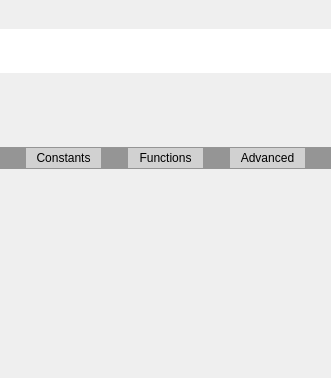
<?xml version="1.0" encoding="UTF-8"?>
<ui version="4.0">
 <class>Calculator</class>
 <widget class="QWidget" name="Calculator">
  <property name="geometry">
   <rect>
    <x>0</x>
    <y>0</y>
    <width>331</width>
    <height>378</height>
   </rect>
  </property>
  <property name="windowTitle">
   <string>Form</string>
  </property>
  <property name="styleSheet">
   <string notr="true"/>
  </property>
  <layout class="QVBoxLayout" name="verticalLayout">
   <property name="spacing">
    <number>0</number>
   </property>
   <property name="leftMargin">
    <number>0</number>
   </property>
   <property name="topMargin">
    <number>0</number>
   </property>
   <property name="rightMargin">
    <number>0</number>
   </property>
   <property name="bottomMargin">
    <number>0</number>
   </property>
   <item>
    <layout class="QVBoxLayout" name="verticalLayout_3">
     <property name="spacing">
      <number>0</number>
     </property>
     <property name="rightMargin">
      <number>0</number>
     </property>
     <item>
      <widget class="QLabel" name="interLabel">
       <property name="sizePolicy">
        <sizepolicy hsizetype="Preferred" vsizetype="Fixed">
         <horstretch>0</horstretch>
         <verstretch>0</verstretch>
        </sizepolicy>
       </property>
       <property name="font">
        <font>
         <family>Agency FB</family>
         <pointsize>16</pointsize>
         <weight>75</weight>
         <bold>true</bold>
        </font>
       </property>
       <property name="styleSheet">
        <string notr="true">QLabel{
	margin-right: 1px;
	color: rgb(113, 113, 113);
}</string>
       </property>
       <property name="text">
        <string/>
       </property>
       <property name="alignment">
        <set>Qt::AlignRight|Qt::AlignTrailing|Qt::AlignVCenter</set>
       </property>
      </widget>
     </item>
     <item>
      <widget class="QLineEdit" name="interLineEdit">
       <property name="sizePolicy">
        <sizepolicy hsizetype="Preferred" vsizetype="Preferred">
         <horstretch>0</horstretch>
         <verstretch>0</verstretch>
        </sizepolicy>
       </property>
       <property name="font">
        <font>
         <family>Agency FB</family>
         <pointsize>16</pointsize>
         <weight>75</weight>
         <bold>true</bold>
        </font>
       </property>
       <property name="styleSheet">
        <string notr="true">QLineEdit{
	border: none;
	background-color: rgb(255, 255, 255);
}</string>
       </property>
       <property name="text">
        <string/>
       </property>
       <property name="alignment">
        <set>Qt::AlignRight|Qt::AlignTrailing|Qt::AlignVCenter</set>
       </property>
      </widget>
     </item>
    </layout>
   </item>
   <item>
    <layout class="QVBoxLayout" name="verticalLayout_2">
     <property name="spacing">
      <number>35</number>
     </property>
     <property name="rightMargin">
      <number>0</number>
     </property>
     <property name="bottomMargin">
      <number>0</number>
     </property>
     <item>
      <widget class="QLabel" name="resultLabel">
       <property name="minimumSize">
        <size>
         <width>0</width>
         <height>70</height>
        </size>
       </property>
       <property name="font">
        <font>
         <family>Agency FB</family>
         <pointsize>28</pointsize>
         <weight>75</weight>
         <bold>true</bold>
        </font>
       </property>
       <property name="styleSheet">
        <string notr="true">QLabel{
	margin-right: 1px;
}</string>
       </property>
       <property name="text">
        <string/>
       </property>
       <property name="alignment">
        <set>Qt::AlignRight|Qt::AlignTrailing|Qt::AlignVCenter</set>
       </property>
       <property name="margin">
        <number>0</number>
       </property>
      </widget>
     </item>
    </layout>
   </item>
   <item>
    <widget class="QWidget" name="advancedButtonWidget" native="true">
     <property name="sizePolicy">
      <sizepolicy hsizetype="Preferred" vsizetype="Fixed">
       <horstretch>0</horstretch>
       <verstretch>0</verstretch>
      </sizepolicy>
     </property>
     <property name="maximumSize">
      <size>
       <width>16777215</width>
       <height>16777215</height>
      </size>
     </property>
     <property name="styleSheet">
      <string notr="true">background-color: rgb(149, 149, 149);</string>
     </property>
     <layout class="QHBoxLayout" name="horizontalLayout">
      <property name="leftMargin">
       <number>5</number>
      </property>
      <property name="topMargin">
       <number>1</number>
      </property>
      <property name="rightMargin">
       <number>5</number>
      </property>
      <property name="bottomMargin">
       <number>1</number>
      </property>
      <item>
       <widget class="QPushButton" name="constButton">
        <property name="sizePolicy">
         <sizepolicy hsizetype="Fixed" vsizetype="Fixed">
          <horstretch>0</horstretch>
          <verstretch>0</verstretch>
         </sizepolicy>
        </property>
        <property name="minimumSize">
         <size>
          <width>75</width>
          <height>20</height>
         </size>
        </property>
        <property name="styleSheet">
         <string notr="true">QPushButton{
	border: none;
	background-color: rgb(209, 209, 209);
}
QPushButton:hover{
	background-color: rgb(200, 200, 200);
}</string>
        </property>
        <property name="text">
         <string>Constants</string>
        </property>
       </widget>
      </item>
      <item>
       <widget class="QPushButton" name="functionButton">
        <property name="sizePolicy">
         <sizepolicy hsizetype="Fixed" vsizetype="Fixed">
          <horstretch>0</horstretch>
          <verstretch>0</verstretch>
         </sizepolicy>
        </property>
        <property name="minimumSize">
         <size>
          <width>75</width>
          <height>20</height>
         </size>
        </property>
        <property name="styleSheet">
         <string notr="true">QPushButton{
	border: none;
	background-color: rgb(209, 209, 209);
}
QPushButton:hover{
	background-color: rgb(200, 200, 200);
}</string>
        </property>
        <property name="text">
         <string>Functions</string>
        </property>
       </widget>
      </item>
      <item>
       <widget class="QPushButton" name="advancedButton">
        <property name="sizePolicy">
         <sizepolicy hsizetype="Fixed" vsizetype="Fixed">
          <horstretch>0</horstretch>
          <verstretch>0</verstretch>
         </sizepolicy>
        </property>
        <property name="minimumSize">
         <size>
          <width>75</width>
          <height>20</height>
         </size>
        </property>
        <property name="styleSheet">
         <string notr="true">QPushButton{
	border: none;
	background-color: rgb(209, 209, 209);
}
QPushButton:hover{
	background-color: rgb(200, 200, 200);
}</string>
        </property>
        <property name="text">
         <string>Advanced</string>
        </property>
       </widget>
      </item>
     </layout>
    </widget>
   </item>
   <item>
    <widget class="QWidget" name="buttonWidget" native="true"/>
   </item>
   <item>
    <widget class="QScrollArea" name="funcMenuScrollArea">
     <property name="sizePolicy">
      <sizepolicy hsizetype="Fixed" vsizetype="Fixed">
       <horstretch>0</horstretch>
       <verstretch>0</verstretch>
      </sizepolicy>
     </property>
     <property name="styleSheet">
      <string notr="true">border: none;
background-color: rgb(239, 239, 239);</string>
     </property>
     <property name="verticalScrollBarPolicy">
      <enum>Qt::ScrollBarAsNeeded</enum>
     </property>
     <property name="horizontalScrollBarPolicy">
      <enum>Qt::ScrollBarAlwaysOff</enum>
     </property>
     <property name="sizeAdjustPolicy">
      <enum>QAbstractScrollArea::AdjustToContents</enum>
     </property>
     <property name="widgetResizable">
      <bool>true</bool>
     </property>
     <widget class="QWidget" name="scrollAreaWidgetContents_2">
      <property name="geometry">
       <rect>
        <x>0</x>
        <y>0</y>
        <width>69</width>
        <height>69</height>
       </rect>
      </property>
     </widget>
    </widget>
   </item>
   <item>
    <widget class="QScrollArea" name="constMenuScrollArea">
     <property name="sizePolicy">
      <sizepolicy hsizetype="Fixed" vsizetype="Fixed">
       <horstretch>0</horstretch>
       <verstretch>0</verstretch>
      </sizepolicy>
     </property>
     <property name="styleSheet">
      <string notr="true">border: none;
background-color: rgb(239, 239, 239);</string>
     </property>
     <property name="verticalScrollBarPolicy">
      <enum>Qt::ScrollBarAsNeeded</enum>
     </property>
     <property name="horizontalScrollBarPolicy">
      <enum>Qt::ScrollBarAlwaysOff</enum>
     </property>
     <property name="widgetResizable">
      <bool>true</bool>
     </property>
     <widget class="QWidget" name="scrollAreaWidgetContents">
      <property name="geometry">
       <rect>
        <x>0</x>
        <y>0</y>
        <width>69</width>
        <height>69</height>
       </rect>
      </property>
     </widget>
    </widget>
   </item>
  </layout>
 </widget>
 <resources/>
 <connections/>
</ui>
